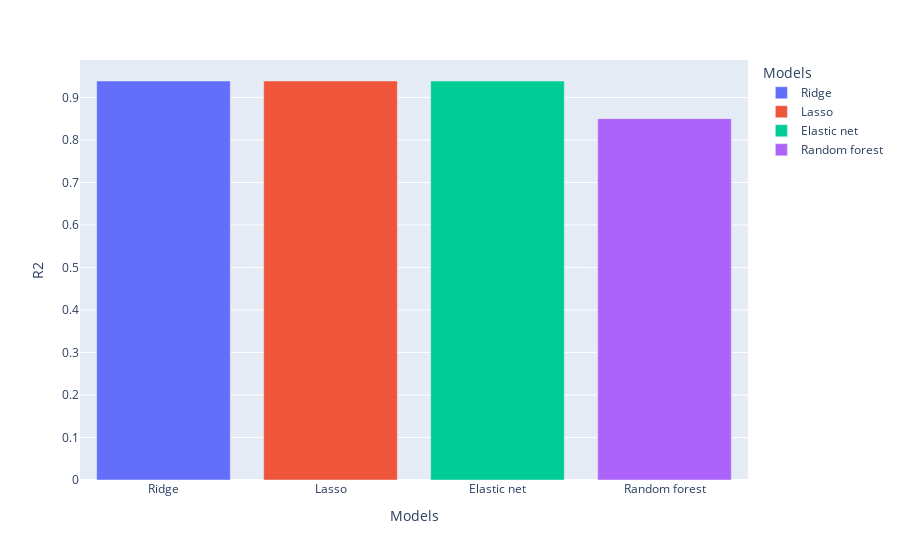

The notebook cell this image was saved under:
### Code cell
r_squared_per_model =  {'Models': models_names, 'R2': models_r_squared}
r_squared_per_model = pd.DataFrame(r_squared_per_model)
r_squared_per_model_plot = px.bar(r_squared_per_model, x='Models', y='R2', color='Models')
r_squared_per_model_plot.show()

### Figure 1 — Plotly figure (JSON) as saved in the notebook; plotly's stock layout.template omitted (floating-point values rounded to 4 significant figures)
{"data": [{"alignmentgroup": "True", "hovertemplate": "Models=%{x}<br>R2=%{y}<extra></extra>", "legendgroup": "Ridge", "marker": {"color": "#636efa", "pattern": {"shape": ""}}, "name": "Ridge", "offsetgroup": "Ridge", "orientation": "v", "showlegend": true, "textposition": "auto", "type": "bar", "x": ["Ridge"], "xaxis": "x", "y": [0.9386], "yaxis": "y"}, {"alignmentgroup": "True", "hovertemplate": "Models=%{x}<br>R2=%{y}<extra></extra>", "legendgroup": "Lasso", "marker": {"color": "#EF553B", "pattern": {"shape": ""}}, "name": "Lasso", "offsetgroup": "Lasso", "orientation": "v", "showlegend": true, "textposition": "auto", "type": "bar", "x": ["Lasso"], "xaxis": "x", "y": [0.9386], "yaxis": "y"}, {"alignmentgroup": "True", "hovertemplate": "Models=%{x}<br>R2=%{y}<extra></extra>", "legendgroup": "Elastic net", "marker": {"color": "#00cc96", "pattern": {"shape": ""}}, "name": "Elastic net", "offsetgroup": "Elastic net", "orientation": "v", "showlegend": true, "textposition": "auto", "type": "bar", "x": ["Elastic net"], "xaxis": "x", "y": [0.9386], "yaxis": "y"}, {"alignmentgroup": "True", "hovertemplate": "Models=%{x}<br>R2=%{y}<extra></extra>", "legendgroup": "Random forest", "marker": {"color": "#ab63fa", "pattern": {"shape": ""}}, "name": "Random forest", "offsetgroup": "Random forest", "orientation": "v", "showlegend": true, "textposition": "auto", "type": "bar", "x": ["Random forest"], "xaxis": "x", "y": [0.8501], "yaxis": "y"}], "layout": {"barmode": "relative", "legend": {"title": {"text": "Models"}, "tracegroupgap": 0}, "margin": {"t": 60}, "xaxis": {"anchor": "y", "categoryarray": ["Ridge", "Lasso", "Elastic net", "Random forest"], "categoryorder": "array", "domain": [0, 1], "title": {"text": "Models"}}, "yaxis": {"anchor": "x", "domain": [0, 1], "title": {"text": "R2"}}}}
